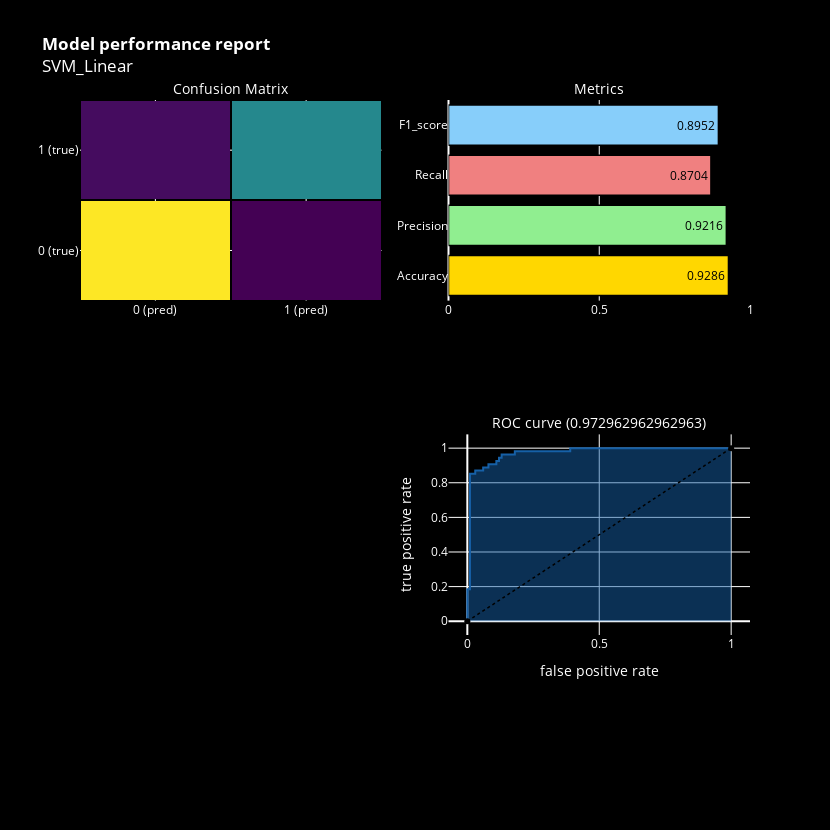

Notebook code for this chart:
### Code cell
model_performance(SVM2, 'SVM_Linear')

### Figure 1 — Plotly figure (JSON) as saved in the notebook; plotly's stock layout.template omitted (floating-point values rounded to 4 significant figures)
{"data": [{"colorscale": [[0, "#440154"], [0.1111, "#482878"], [0.2222, "#3e4989"], [0.3333, "#31688e"], [0.4444, "#26828e"], [0.5556, "#1f9e89"], [0.6667, "#35b779"], [0.7778, "#6ece58"], [0.8889, "#b5de2b"], [1, "#fde725"]], "showscale": false, "type": "heatmap", "x": ["0 (pred)", "1 (pred)"], "xaxis": "x", "xgap": 2, "y": ["0 (true)", "1 (true)"], "yaxis": "y", "ygap": 2, "z": [[96, 4], [7, 47]]}, {"marker": {"color": ["gold", "lightgreen", "lightcoral", "lightskyblue"], "line": {"color": "#000000", "width": 1.5}}, "opacity": 1, "orientation": "h", "text": [0.9286, 0.9216, 0.8704, 0.8952], "textfont": {"color": "black"}, "textposition": "auto", "type": "bar", "x": [0.9286, 0.9216, 0.8704, 0.8952], "xaxis": "x2", "y": ["Accuracy", "Precision", "Recall", "F1_score"], "yaxis": "y2"}, {"fill": "tozeroy", "line": {"color": "rgb(22, 96, 167)", "width": 2}, "name": "Roc : ", "type": "scatter", "x": [0, 0, 0, 0.01, 0.01, 0.03, 0.03, 0.06, 0.06, 0.08, 0.08, 0.11, 0.11, 0.12, 0.12, 0.13, 0.13, 0.18, 0.18, 0.39, 0.39, 1], "xaxis": "x4", "y": [0, 0.01852, 0.1852, 0.1852, 0.8519, 0.8519, 0.8704, 0.8704, 0.8889, 0.8889, 0.9074, 0.9074, 0.9259, 0.9259, 0.9444, 0.9444, 0.963, 0.963, 0.9815, 0.9815, 1, 1], "yaxis": "y4"}, {"line": {"color": "black", "dash": "dot", "width": 1.5}, "type": "scatter", "x": [0, 1], "xaxis": "x4", "y": [0, 1], "yaxis": "y4"}], "layout": {"annotations": [{"font": {"color": "white", "size": 14}, "showarrow": false, "text": "Confusion Matrix", "x": 0.225, "xanchor": "center", "xref": "paper", "y": 1, "yanchor": "bottom", "yref": "paper"}, {"font": {"color": "white", "size": 14}, "showarrow": false, "text": "Metrics", "x": 0.775, "xanchor": "center", "xref": "paper", "y": 1, "yanchor": "bottom", "yref": "paper"}, {"font": {"color": "white", "size": 14}, "showarrow": false, "text": "ROC curve (0.972962962962963)", "x": 0.775, "xanchor": "center", "xref": "paper", "y": 0.375, "yanchor": "bottom", "yref": "paper"}], "autosize": false, "font": {"color": "white"}, "height": 830, "margin": {"b": 195}, "paper_bgcolor": "black", "plot_bgcolor": "black", "showlegend": false, "title": {"text": "<b>Model performance report</b><br>SVM_Linear"}, "width": 830, "xaxis": {"anchor": "y", "color": "white", "domain": [0, 0.45]}, "xaxis2": {"anchor": "y2", "color": "white", "domain": [0.55, 1], "range": [0, 1]}, "xaxis3": {"anchor": "y3", "domain": [0, 0.45]}, "xaxis4": {"anchor": "y4", "color": "white", "domain": [0.55, 1], "title": {"text": "false positive rate"}}, "yaxis": {"anchor": "x", "color": "white", "domain": [0.625, 1]}, "yaxis2": {"anchor": "x2", "color": "white", "domain": [0.625, 1]}, "yaxis3": {"anchor": "x3", "domain": [0, 0.375]}, "yaxis4": {"anchor": "x4", "color": "white", "domain": [0, 0.375], "title": {"text": "true positive rate"}}}}
